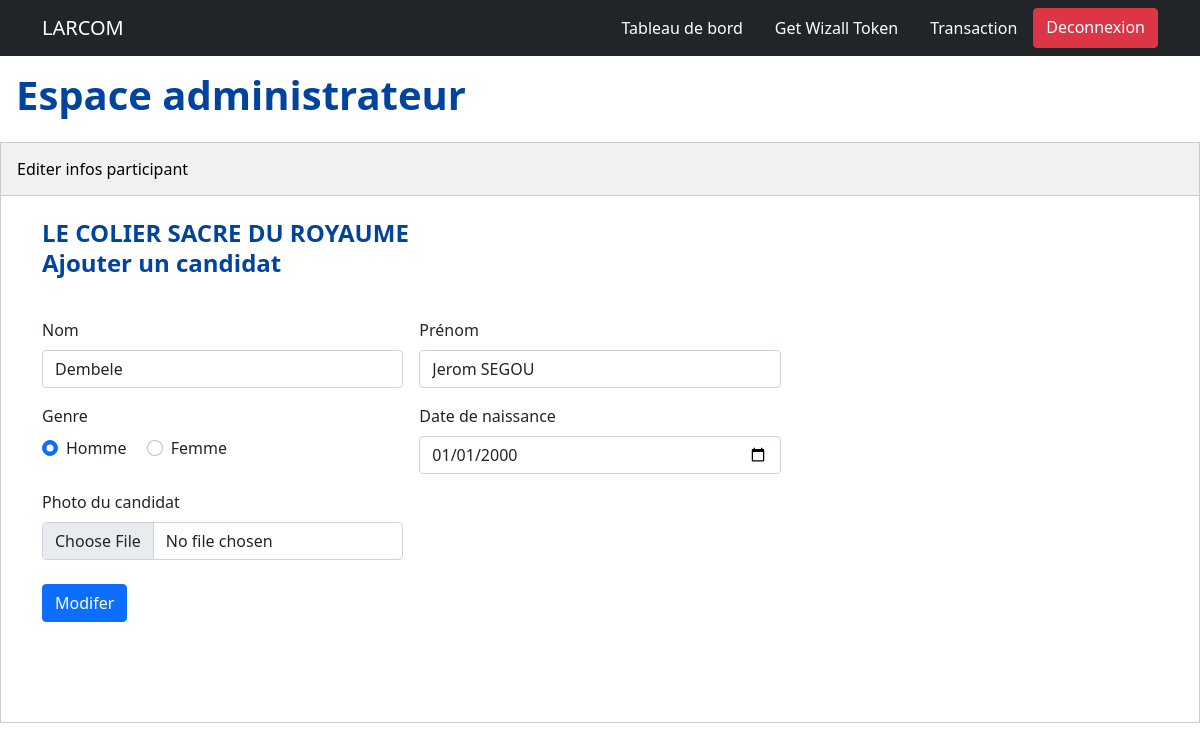
The page /index.php?action=edit_candidat&id=7 (signed in) on the database as committed earlier.
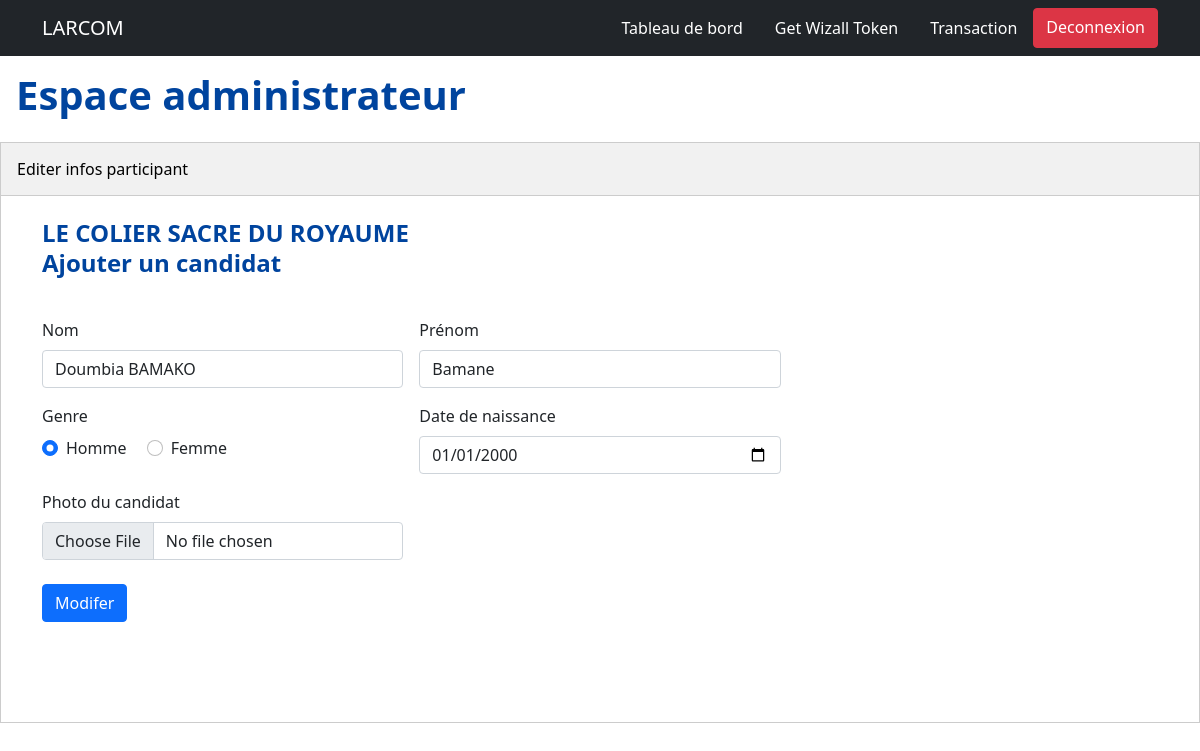
The same page on the database as committed later.
### tables this page shows
CREATE TABLE `candidats` (
  `id` int(11) NOT NULL,
  `prenom` varchar(255) DEFAULT NULL,
  `nom` varchar(255) DEFAULT NULL,
  `image` varchar(255) DEFAULT NULL,
  `user_id` int(11) NOT NULL,
  `event_id` int(11) NOT NULL,
  `date_naissance` date DEFAULT NULL,
  `genre` varchar(32) DEFAULT NULL,
  `created_at` timestamp(6) NULL DEFAULT NULL
);

### Database/DatabaseConnector.php (called while the page is built, shortened)
<?php
    class DatabaseConnector {
        protected $dbConnection = null;
        public function __construct() {
            $user = "root";
            $password = '';
            $dbName = 'voting';
            $host = 'localhost';
            try {
                $this->dbConnection = new \PDO("mysql:host=$host;dbname=$dbName",$user,$password);
            } catch (Exception $e) {
                die('Erreur: '.$e->getMessage());
            }
        }
        public function getConnection() {
            return $this->dbConnection;
        }
    }

### Model/Candidat.php (called while the page is built, shortened)
<?php
    class Candidat {
        private $db;
        public function __construct() {
            $this->db = (new DatabaseConnector())->getConnection();
        }
        public function getById($id) {
            $req = $this->db->prepare('SELECT * from candidats WHERE id=:id LIMIT 1');
            $req->bindParam(':id', $id);
            $req->execute();
            return $req->fetch();
        }
    }

### Model/Event.php (called while the page is built, shortened)
<?php
    class Event {
        private $db;
        public function __construct() {
            $this->db = (new DatabaseConnector())->getConnection();
        }
        public function getById($id) {
            $req = $this->db->prepare('SELECT * from events WHERE id=:id LIMIT 1');
            $req->bindParam(':id', $id);
            $req->execute();
            return $req->fetch();
        }
    }

### View/candidat/edit.php (the view, shortened to what this page needs)
<!DOCTYPE html>
<html lang="en">
  <head>
    <link rel="stylesheet" href="public/css/global.css" />
    <link rel="stylesheet" href="public/css/tabs.css" />
    <link
      href="https://cdn.jsdelivr.net/npm/bootstrap@5.0.2/dist/css/bootstrap.min.css"
      rel="stylesheet"
    />
  </head>
  <body onload="openSection(event, 'Event')">
    <?php include('View/layout/navigation.php') ?>
    <h1 class="page-title">Espace administrateur</h1>
    <div class="tab mt-2">
      <div class="">
        <button class="tablinks" onclick="openSection(event, 'Event')">
          Editer infos participant
        </button>
      </div>
    </div>
    <div id="Event" class="tabcontent">
      <div class="container">
        <h2 class="header-title"><?= $event['titre'] ?></h2>
        <h4 class="header-title">Ajouter un candidat</h4>
        <form
          action="index.php?action=update_candidat&id=<?= $candidat['id'] ?>&event_id=<?= $event['id'] ?>"
          method="post"
          enctype="multipart/form-data"
          class="row g-3 mt-4"
        >
          <div class="col-md-4">
            <label for="nom" class="form-label">Nom</label>
            <input type="text" class="form-control" name="nom" id="nom" value="<?= $candidat['nom'] ?>" />
          </div>
          <div class="col-md-4">
            <label for="prenom" class="form-label">Prénom</label>
            <input type="text" class="form-control" name="prenom" id="prenom" value="<?= $candidat['prenom'] ?>" />
          </div>
          <div class="col-md-4"></div>
          <div class="col-md-4">
            <label class="form-label">Genre</label>
            <div>
              <div class="form-check form-check-inline">
                <input class="form-check-input" type="radio" name="genre" id="homme" value="h" <?= $candidat['genre'] == "h" ? "checked=" : "" ?> />
                <label class="form-check-label" for="homme">Homme</label>
              </div>
              <div class="form-check form-check-inline">
                <input class="form-check-input" type="radio" name="genre" id="femme" value="f" <?= $candidat['genre'] == "f" ? "checked=" : "" ?>>
                <label class="form-check-label" for="femme">Femme</label>
              </div>
            </div>
          </div>
          <div class="col-md-4">
            <label for="birthdate" class="form-label">Date de naissance</label>
            <input
              type="date"
              class="form-control"
              name="date_naissance"
              id="birthdate"
              value="<?= $date ?>"
            />
          </div>
          <div class="col-md-4"></div>
          <div class="col-md-4">
            <label for="image" class="form-label">Photo du candidat</label>
            <input
              type="file"
              class="form-control"
              name="image"
              id="image"
              accept=".jpg, .jpeg, .png"
            />
          <div class="col-12 mt-4">
            <button type="submit" class="btn btn-primary">
              Modifer
            </button>
          </div>
        </form>
      </div>
    </div>
  </body>
  </html>

Rows that differ between the two databases and show on the page:
changed candidats "☑ Homme": nom "Dembele" → "Doumbia BAMAKO"; prenom "Jerom SEGOU" → "Bamane"
